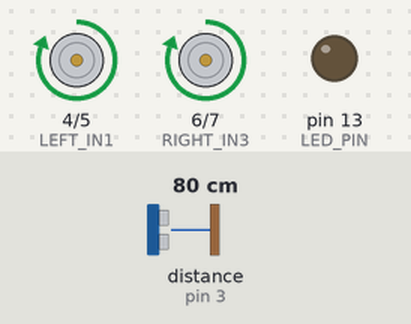
A sketch run on a simulated Arduino Uno, built with avr-gcc and run on an emulated ATmega328P. Parts: motor-driver pin pairs drawn as motors (green arrow = first pin HIGH = forward, orange = second pin HIGH = backward, longer = more drive), output pins drawn as LEDs (lit = HIGH). Wiring (inferred from the names in the program): ultrasonic range finder: trigger pin 2; echo pin 3. Inputs (shaded band) come from the test bench; at power-on: distance to the obstacle (sensor on pin 3) 80 cm. The echo pulse lasts 58.3 µs per cm; random numbers use the default seed unless the sketch sets one; pins used as bus, display or sensor lines are not drawn.

Above: at 2.0 s.
2.1 s: distance to the obstacle (sensor on pin 3) set to 44 cm
3.6 s: distance to the obstacle (sensor on pin 3) set to 38 cm
At 4.6 s:
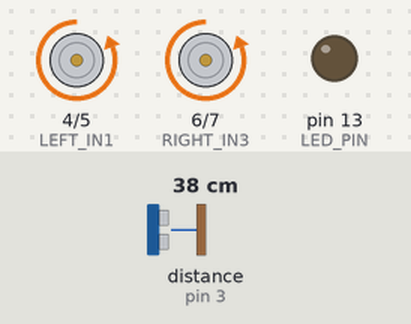
At 5.6 s:
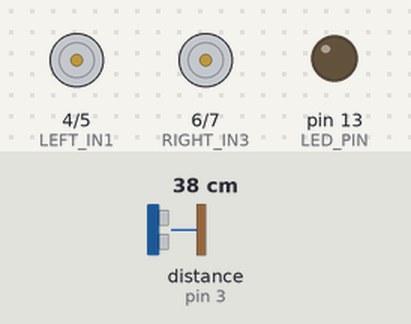
Timing chart, 0 to 12.6 s (numbered marks = the images above; inputs shaded):
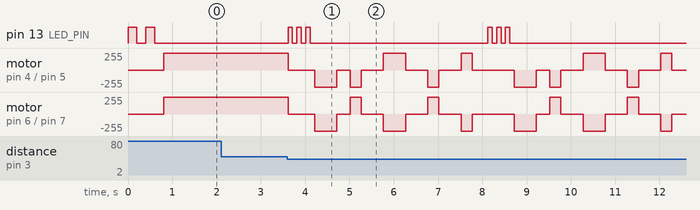

Measured:
- the behaviour switches between 41 and 40 cm on distance to the obstacle (sensor on pin 3) (found by bisection; images 0 and 1)
- after the input at 2.1 s, every drawn part: stays the same

The sketch:

rover-avoids-obstacles-inspection-v2.ino
```cpp
// Ровер избегает препятствия и осматривается перед выбором нового направления

#include <stdlib.h> // Для random()

// Пин для светодиода
#define LED_PIN 13

// Пины для ультразвукового датчика HC-SR04
#define TRIG_PIN 2
#define ECHO_PIN 3

// Пины для драйвера двигателей MX1508
#define LEFT_IN1 4   // Левый двигатель +
#define LEFT_IN2 5   // Левый двигатель -
#define RIGHT_IN3 6  // Правый двигатель +
#define RIGHT_IN4 7  // Правый двигатель -

// Константы
#define STOP_DISTANCE 30      // Дистанция остановки (см)
#define OBSTACLE_DISTANCE 40  // !!! Дистанция обнаружения препятствия (см)
#define BACKUP_TIME 500       // Время движения назад (мс)
#define TURN_TIME 250         // !!!Время поворота на 90 градусов (мс)
#define SCAN_STEP 90          // Шаг поворота при сканировании (градусы)
#define PANIC_TIME 3000       // Время "паники" (мс)
#define ERROR_THRESHOLD 3     // Порог ошибок для активации паники
#define MIN_CLEAR_DISTANCE 60 // !!! Минимальное приемлемое расстояние при сканировании

// Глобальные переменные
int errorCount = 0;                  // Счетчик последовательных ошибок
unsigned long lastObstacleTime = 0;  // Время последнего препятствия
bool isPanicking = false;            // Флаг режима паники

void setup() {
  // Инициализация пинов
  pinMode(LED_PIN, OUTPUT);
  pinMode(TRIG_PIN, OUTPUT);
  pinMode(ECHO_PIN, INPUT);
  pinMode(LEFT_IN1, OUTPUT);
  pinMode(LEFT_IN2, OUTPUT);
  pinMode(RIGHT_IN3, OUTPUT);
  pinMode(RIGHT_IN4, OUTPUT);

  // Короткий сигнал готовности
  blinkLED(2, 200);
  randomSeed(analogRead(0)); // Инициализация генератора случайных чисел
}

void loop() {
  if (isPanicking) {
    panicMode();
    return;
  }

  float distance = getDistance();

  // Проверка на частые препятствия
  if (distance < OBSTACLE_DISTANCE) {
    handleObstacle();
  }
  else {
    // Нормальное движение
    moveForward();
    digitalWrite(LED_PIN, LOW);
    errorCount = 0; // Сброс счетчика при успешном движении
  }

  delay(50);
}

void handleObstacle() {
  unsigned long currentTime = millis();

  if (currentTime - lastObstacleTime < 2000) { // Препятствие появилось слишком быстро
    errorCount++;
  } else {
    errorCount = max(0, errorCount - 1); // Постепенный сброс счетчика
  }

  lastObstacleTime = currentTime;

  if (errorCount >= ERROR_THRESHOLD) {
    isPanicking = true;
    return;
  }

  // Стандартное избегание
  stopAllMotors();
  blinkLED(3, 100);
  smartAvoidance();
}

void smartAvoidance() {
  // 1. Движение назад
  moveBackward();
  delay(BACKUP_TIME);
  stopAllMotors();
  delay(300);

  // 2. Сканирование пространства
  int bestDirection = scanSurroundings();

  // 3. Поворот в лучшем направлении
  if (bestDirection == 1) {
    turnRight();
    delay(TURN_TIME);
  } else if (bestDirection == -1) {
    turnLeft();
    delay(TURN_TIME);
  } else {
    // Если оба направления плохие - разворот
    turnRight();
    delay(TURN_TIME * 2);
  }
  stopAllMotors();
  delay(300);
}

int scanSurroundings() {
  int leftDistance = 0;
  int rightDistance = 0;

  // Сканирование влево
  turnLeft();
  delay(TURN_TIME);
  stopAllMotors();
  delay(500); // Пауза для стабилизации
  leftDistance = getDistance();

  // Сканирование вправо (поворот назад + вправо)
  turnRight();
  delay(TURN_TIME * 2);
  stopAllMotors();
  delay(500);
  rightDistance = getDistance();

  // Возврат в исходное положение
  turnLeft();
  delay(TURN_TIME);
  stopAllMotors();
  delay(500);

  // Выбор направления
  if (leftDistance > rightDistance && leftDistance > MIN_CLEAR_DISTANCE) {
    return -1; // Влево
  } else if (rightDistance > MIN_CLEAR_DISTANCE) {
    return 1; // Вправо
  } else if (leftDistance > rightDistance) {
    return -1; // Выбираем лучшее из плохих
  } else {
    return 1;
  }
}

void panicMode() {
  unsigned long startTime = millis();
  blinkLED(10, 100); // Сигнал начала паники

  while (millis() - startTime < PANIC_TIME) {
    // Случайные движения
    switch (random(4)) {
      case 0:
        moveForward();
        digitalWrite(LED_PIN, HIGH);
        break;
      case 1:
        moveBackward();
        digitalWrite(LED_PIN, LOW);
        break;
      case 2:
        turnLeft();
        digitalWrite(LED_PIN, millis() % 200 < 100);
        break;
      case 3:
        turnRight();
        digitalWrite(LED_PIN, millis() % 200 < 100);
        break;
    }
    delay(random(200, 500));
  }

  // Завершение паники
  stopAllMotors();
  for (int i = 0; i < 5; i++) {
    digitalWrite(LED_PIN, HIGH);
    delay(100);
    digitalWrite(LED_PIN, LOW);
    delay(100);
  }

  // Сброс состояния
  isPanicking = false;
  errorCount = 0;
  lastObstacleTime = millis() + 5000; // Даем время на выход
}

// ===== БАЗОВЫЕ ФУНКЦИИ ===== //

void moveForward() {
  digitalWrite(LEFT_IN1, HIGH);
  digitalWrite(LEFT_IN2, LOW);
  digitalWrite(RIGHT_IN3, HIGH);
  digitalWrite(RIGHT_IN4, LOW);
}

void moveBackward() {
  digitalWrite(LEFT_IN1, LOW);
  digitalWrite(LEFT_IN2, HIGH);
  digitalWrite(RIGHT_IN3, LOW);
  digitalWrite(RIGHT_IN4, HIGH);
}

void turnRight() {
  digitalWrite(LEFT_IN1, HIGH);
  digitalWrite(LEFT_IN2, LOW);
  digitalWrite(RIGHT_IN3, LOW);
  digitalWrite(RIGHT_IN4, HIGH);
}

void turnLeft() {
  digitalWrite(LEFT_IN1, LOW);
  digitalWrite(LEFT_IN2, HIGH);
  digitalWrite(RIGHT_IN3, HIGH);
  digitalWrite(RIGHT_IN4, LOW);
}

void stopAllMotors() {
  digitalWrite(LEFT_IN1, LOW);
  digitalWrite(LEFT_IN2, LOW);
  digitalWrite(RIGHT_IN3, LOW);
  digitalWrite(RIGHT_IN4, LOW);
}

float getDistance() {
  digitalWrite(TRIG_PIN, LOW);
  delayMicroseconds(2);
  digitalWrite(TRIG_PIN, HIGH);
  delayMicroseconds(10);
  digitalWrite(TRIG_PIN, LOW);

  long duration = pulseIn(ECHO_PIN, HIGH);
  return duration * 0.034 / 2;
}

void blinkLED(int count, int delayTime) {
  for (int i = 0; i < count; i++) {
    digitalWrite(LED_PIN, HIGH);
    delay(delayTime);
    digitalWrite(LED_PIN, LOW);
    delay(delayTime);
  }
}
```
